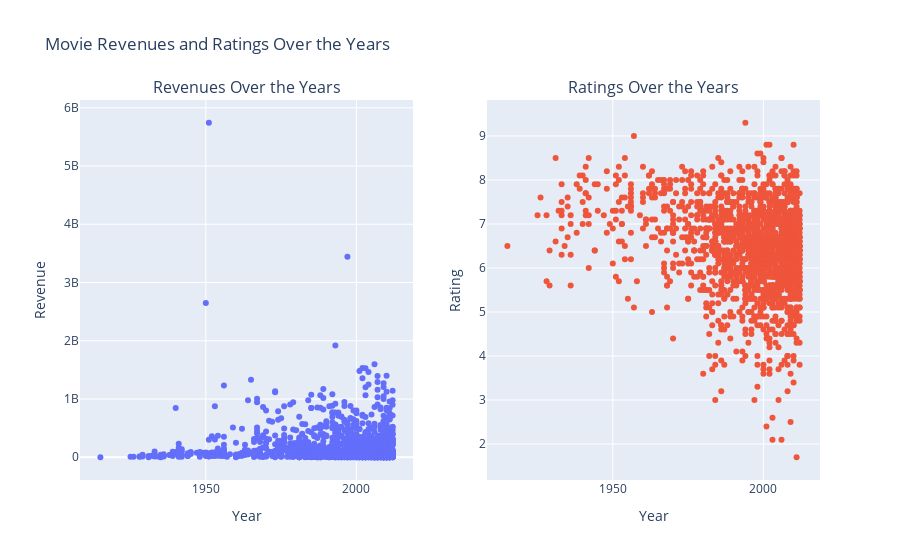

Notebook cell for this chart:
### Markdown cell above
# 1.1 First data viz

### Code cell
# Create subplots: 1 row, 2 columns
fig = make_subplots(rows=1, cols=2, subplot_titles=('Revenues Over the Years', 'Ratings Over the Years'))

# First subplot for Revenues by Year
fig.add_trace(
    go.Scatter(
        x=data['year_release'],
        y=data['revenue_final_adjusted'],
        mode='markers',
        text=data['original_title'],  # This line sets the hover text to the movie names
        hoverinfo='text+x+y',  # This line configures the tooltip to show the hover text and the x, y values
        name='Revenue'
    ),
    row=1, col=1
)

# Second subplot for Ratings by Year
fig.add_trace(
    go.Scatter(
        x=data['year_release'],
        y=data['averageRating'],
        mode='markers',
        text=data['original_title'],  # This line sets the hover text to the movie names
        hoverinfo='text+x+y',  # This line configures the tooltip to show the hover text and the x, y values
        name='Rating'    ),
    row=1, col=2
)

# Update layout if needed
fig.update_layout(
    title_text='Movie Revenues and Ratings Over the Years',
    xaxis_title='Year',
    yaxis_title='Revenue',
    xaxis2_title='Year',
    yaxis2_title='Rating',
    showlegend=False
)

# Show the figure
fig.show()

fig.write_html("../html_graphics/fin_first_viz.html")
#fig.write_image("plot.png")

### Figure 1 — Plotly figure (JSON) as saved in the notebook; plotly's stock layout.template omitted (floating-point values rounded to 4 significant figures; data arrays with more than 128 entries replaced by an {"elided": "..."} marker saying what was removed)
{"data": [{"hoverinfo": "text+x+y", "mode": "markers", "name": "Revenue", "text": {"elided": "1752 str values"}, "type": "scatter", "x": {"elided": "1752 int values"}, "xaxis": "x", "y": {"elided": "1752 int values"}, "yaxis": "y"}, {"hoverinfo": "text+x+y", "mode": "markers", "name": "Rating", "text": {"elided": "1752 str values"}, "type": "scatter", "x": {"elided": "1752 int values"}, "xaxis": "x2", "y": {"elided": "1752 float values"}, "yaxis": "y2"}], "layout": {"annotations": [{"font": {"size": 16}, "showarrow": false, "text": "Revenues Over the Years", "x": 0.225, "xanchor": "center", "xref": "paper", "y": 1, "yanchor": "bottom", "yref": "paper"}, {"font": {"size": 16}, "showarrow": false, "text": "Ratings Over the Years", "x": 0.775, "xanchor": "center", "xref": "paper", "y": 1, "yanchor": "bottom", "yref": "paper"}], "showlegend": false, "title": {"text": "Movie Revenues and Ratings Over the Years"}, "xaxis": {"anchor": "y", "domain": [0, 0.45], "title": {"text": "Year"}}, "xaxis2": {"anchor": "y2", "domain": [0.55, 1], "title": {"text": "Year"}}, "yaxis": {"anchor": "x", "domain": [0, 1], "title": {"text": "Revenue"}}, "yaxis2": {"anchor": "x2", "domain": [0, 1], "title": {"text": "Rating"}}}}
